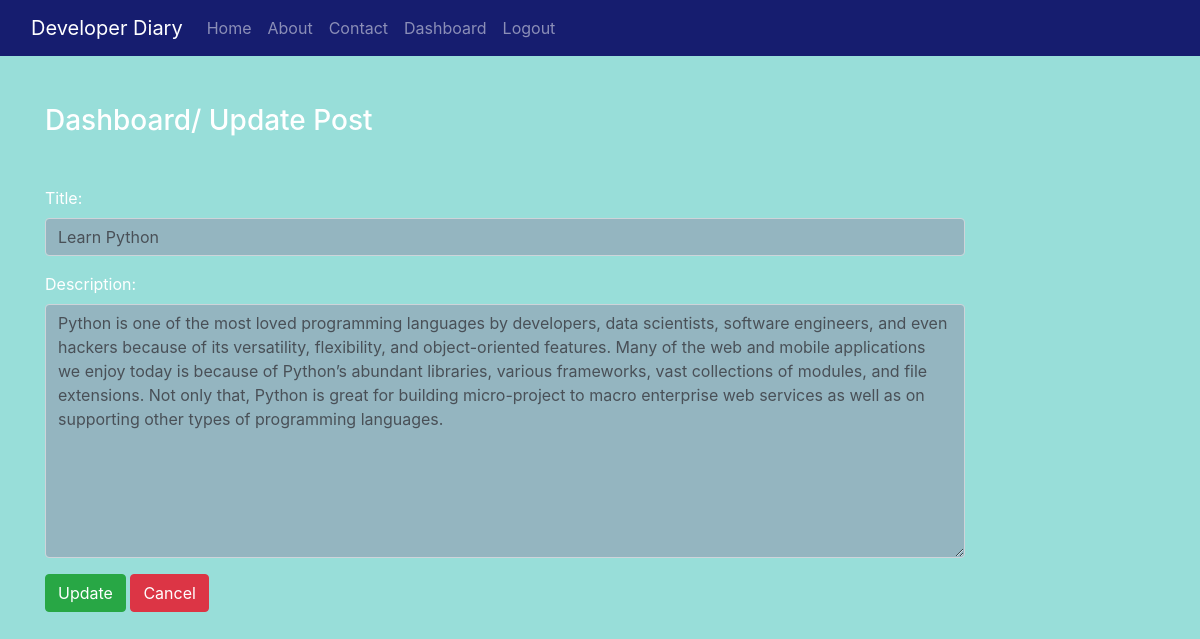
The page /updatepost/1/ (signed in) on the database its author committed.
### app/models.py (models this page shows)
class Post(models.Model):
 title = models.CharField(max_length=150)
 desc = models.TextField()

### app/views.py (the view)
# urls.py: path('updatepost/<int:id>/', views.update_post, name='updatepost'),
def update_post(request, id):
    if request.user.is_authenticated:
        if request.method == 'POST':
            pi = Post.objects.get(pk=id)
            form = PostForm(request.POST, instance=pi)
            if form.is_valid():
                form.save()
        else:
            pi = Post.objects.get(pk=id)
            form = PostForm(instance=pi)
        return render(request, 'blog/updatepost.html', {'form': form})
    else:
        return HttpResponseRedirect('/login/')

### app/forms.py
class PostForm(forms.ModelForm):
  class Meta:
    model = Post
    fields = ['title', 'desc']
    labels = {'title':'Title', 'desc':'Description'}
    widgets = {'title':forms.TextInput(attrs={'class':'form-control'}),
    'desc':forms.Textarea(attrs={'class':'form-control'}), }

### app/templates/blog/updatepost.html (shortened to what this page needs)
{% extends 'blog/base.html' %}
{% load static %}
{% block content %}
<div class="col-sm-10">
<h3 class="text-white my-5">Dashboard/ Update Post</h3>
<form action="" method="post" novalidate>
 {{form.as_p}}
 <input type="submit" value="Update" class="btn btn-success">
 <a href="{% url 'dashboard' %}" class="btn btn-danger">Cancel</a>
</form>
</div>
{% endblock content %}

### app/static/blog/css/style.css (style rules this page uses)
body { background-color: #98ded9; color: white; }
.form-control { background-color: #94b5c0; }

### rows shown on the page
Post: title "Learn Python", desc "Python is one of the most loved programming languages by developers, data scientists, software engineers, and even hackers because of its versatility, flexibility, and object-oriented features. Many of the web and mobile applications we enjoy today is because of Python’s abundant libraries, various frameworks, vast collections of modules, and file extensions. Not only that, Python is great for building micro-project to macro enterprise web services as well as on supporting other types of programming languages."
